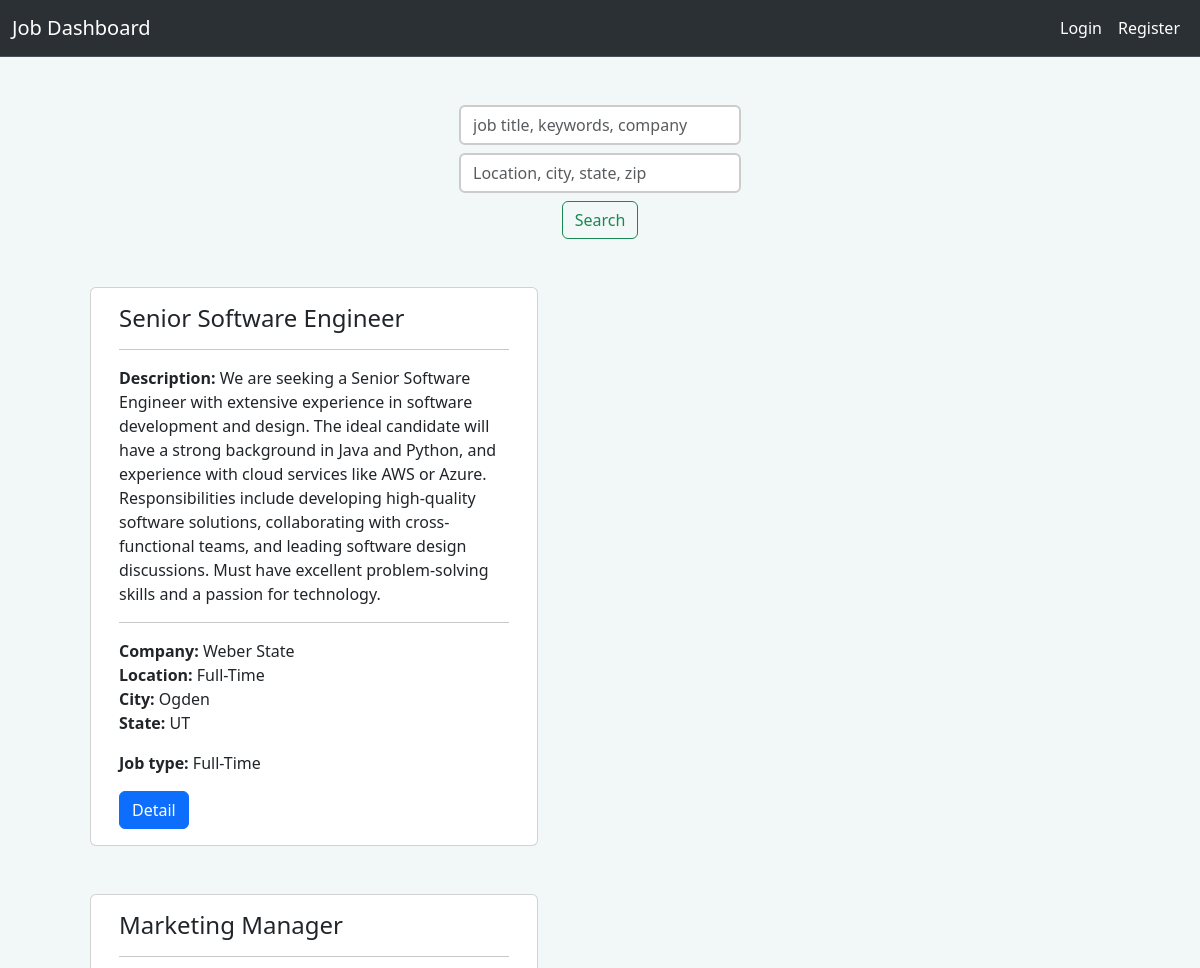
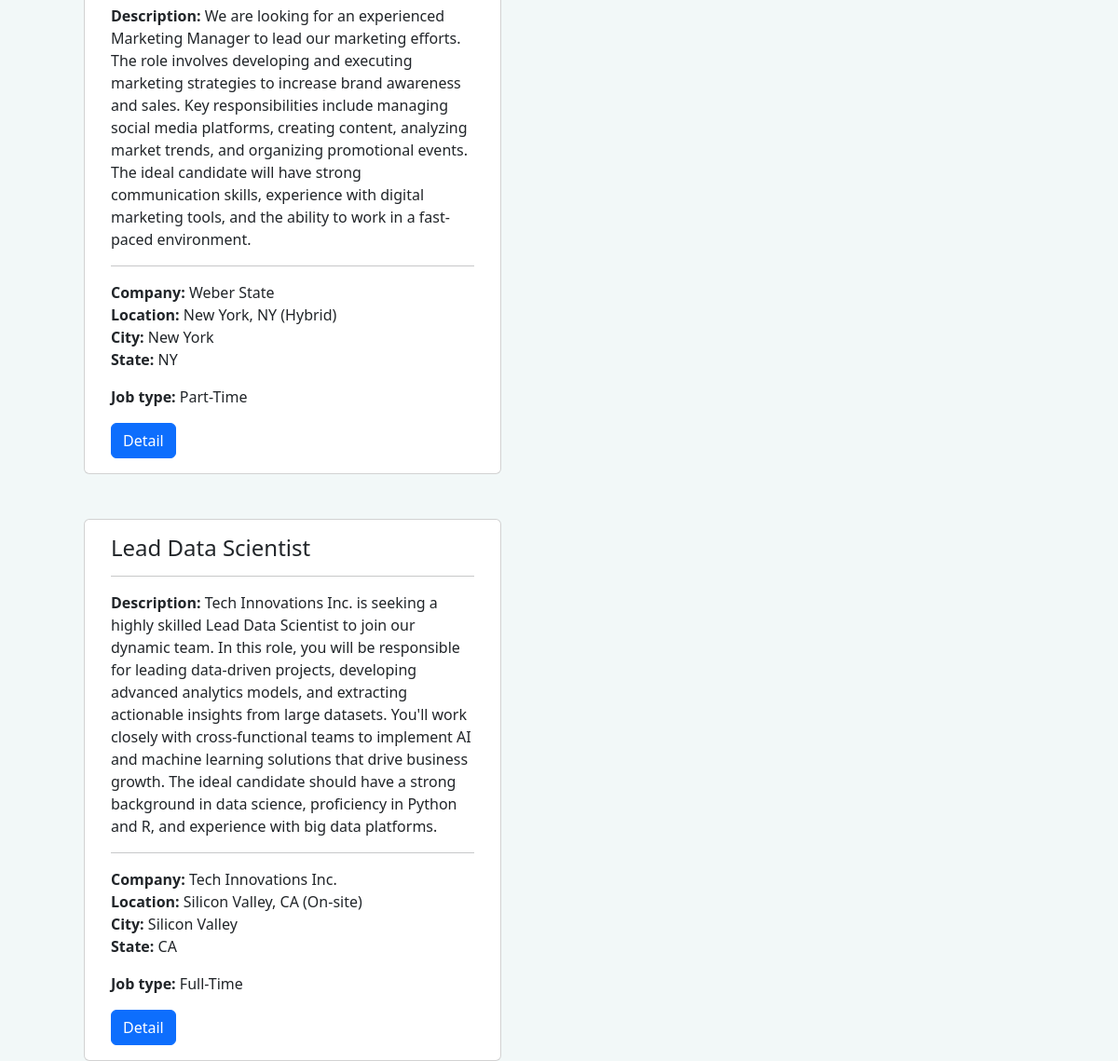
The page / on the database its author committed (2 pictures, top to bottom).
### mainsite/models.py (models this page shows, shortened)
class Job(models.Model):
    title = models.CharField(max_length=500)
    job_type = models.CharField(max_length=100) #parttime, fulltime, intern, ....
    location = models.CharField(max_length=100) #remote, hybrid, on-site
    address = models.ForeignKey(Address, on_delete=models.CASCADE, related_name='job_location')
    description = models.TextField(max_length=2000)
    job_url = models.CharField(max_length=1000)
    employer = models.ForeignKey(EmployerProfile, on_delete=models.CASCADE, related_name='jobs')
    applicants = models.ManyToManyField(ApplicantProfile, related_name='applied_jobs', null=True, blank = True)

class EmployerProfile(models.Model):
    user = models.OneToOneField(User, on_delete=models.CASCADE, related_name='employer_profile')
    name = models.CharField(default="", max_length=100)
    phone = models.CharField(default="", max_length=10)
    industry = models.CharField(default="", max_length=100)
    company_size = models.PositiveIntegerField(default=0)
    found_date = models.DateField(default=date(2000, 1, 1))
    company_url = models.CharField(default="", max_length=500)
    description = models.TextField(default="", max_length=2000)
    address = models.ForeignKey(Address, on_delete=models.CASCADE, related_name='employer_addresses', null=True,
                                blank=True)
    is_verify = models.BooleanField(default=False)

class Address(models.Model):
    street = models.CharField(default="", max_length=200)
    city = models.CharField(default="", max_length=200)
    state = models.CharField(default="", max_length=2)
    zip = models.CharField(default="", max_length=5)

### mainsite/views.py (the view, shortened to what this page needs)
# urls.py: path('', mainsite_views.homepage, name='home'),
def homepage(request):
    job_list = Job.objects.all()
    profile_id = 0
    job = request.GET.get('job', '')
    address = request.GET.get('address', '')
    if address:
        job_list = job_list.filter(
            Q(address__zip__icontains = address)|
            Q(address__city__icontains = address)|
            Q(address__state__icontains = address))
    role = ""
    return render(request, 'mainpage/index.html', {'role': role, 'job_list': job_list})

### mainsite/templates/mainpage/index.html (shortened to what this page needs)
{% extends "mainpage/nav.html" %}
{% block body %}
<div class="containe mt-5">
    <div class="row">
        <div class="col-md-3 mx-auto">
            <form class="d-flex flex-column justify-content-between" role="search">
                <div class="mb-2">
                    <input aria-label="Search" class="form-control  me-2 bolder-border"
                           name="job"
                           placeholder="job title, keywords, company"
                           type="search">
                </div>
                <div class="mb-2">
                    <input aria-label="Search" class="form-control me-2 bolder-border"
                           name="address"
                           placeholder="Location, city, state, zip"
                           type="search">
                </div>
                <div class="d-flex justify-content-center">
                    <button class="btn btn-outline-success" type="submit">Search</button>
                </div>
            </form>
        </div>
    </div>
    {%for job in job_list%}
    <div class="row mt-5">
        <div class="col-md-1"></div>
        <div class="card" style="width: 28rem;">
            <div class="card-body">
                <h4 class="card-title">{{ job.title }}</h4>
                <hr>
                <strong>Description: </strong>{{ job.description }}
                <hr>
                <p>
                    <strong>Company: </strong>{{job.employer.name}}
                    <br>
                    <strong>Location:</strong> {{ job.location }}
                    <br>
                    <strong>City:</strong> {{ job.address.city }}
                    <br>
                    <strong>State:</strong> {{ job.address.state }}
                </p>
                <p>
                    <strong>Job type:</strong> {{ job.job_type }}
                </p>
             <a class="btn btn-primary btn-block" href="{% url 'detail' job.id %}">Detail</a>
            </div>
        </div>
    </div>
    {%endfor%}
</div>
{% endblock %}

### mainsite/templates/mainpage/nav.html (shortened to what this page needs)
{% extends "mainpage/header.html" %}
{% block content %}
<nav class="navbar navbar-expand-lg bg-body-tertiary bg-dark border-bottom border-body" data-bs-theme="dark">
  <div class="container-fluid">
    <a class="navbar-brand" href={% url 'home'%}>Job Dashboard</a>
    <div class="collapse navbar-collapse" id="navbarNav">
      <ul class="navbar-nav ms-auto">
        {% if user.is_authenticated %}
          {%if role == "Employer"%}
          <li class="nav-item">
            <a class="nav-link active" href = {% url 'job_posting' %}>Post jobs</a>
          </li>
          <li class="nav-item">
            <a class="nav-link active" href = {% url 'job_listing' %}>Job List</a>
          </li>
          {%endif%}
          {%if role == "Applicant"%}
          <li class="nav-item">
            <a class="nav-link active" href = {% url 'resume_create' %}>Create Resume</a>
          </li>
          {%endif%}
           <li class="nav-item">
            <a class="nav-link active" href= {% url 'profile'%}>Profile</a>
          </li>
          <li class="nav-item">
            <a class="nav-link active" href={% url 'logout'%}>Logout</a>
          </li>
        {%else%}
        <li class="nav-item">
          <a class="nav-link active" aria-current="page" href={% url  'login'%}>Login</a>
        </li>
        <li class="nav-item">
          <a class="nav-link active" aria-current="page" href={% url 'register'%}>Register</a>
        </li>
        {%endif%}
      </ul>
    </div>
  </div>
</nav>
{% block body %}
{% endblock %}
{% endblock %}

### mainsite/templates/mainpage/header.html (shortened to what this page needs)
{% load static %}
<!doctype html>
<html lang="en">
<head>
    <link rel="stylesheet" href="{% static 'mainsite/style.css' %}">
    <link href="https://cdn.jsdelivr.net/npm/bootstrap@5.3.1/dist/css/bootstrap.min.css" rel="stylesheet">
</head>
<body>
    {% block content %}
    {% endblock %}
</body>
</html>

### mainsite/static/mainsite/style.css (style rules this page uses)
.bolder-border { border: 2px solid #ccc !important; }
body { font-family: 'Roboto', sans-serif; background-color: #f2f8f8 !important; color: #685b5b !important; line-height: 1.6; }

### rows shown on the page
Job: title "Senior Software Engineer", description "We are seeking a Senior Software Engineer with extensive experience in software development and design. The ideal candidate will have a strong background in Java and Python, and experience with cloud services like AWS or Azure. Responsibilities include developing high-quality software solutions, collaborating with cross-functional teams, and leading software design discussions. Must have excellent problem-solving skills and a passion for technology.", employer.name "Weber State", location "Full-Time", address.city "Ogden", address.state "UT", job_type "Full-Time"
Job: title "Marketing Manager", description "We are looking for an experienced Marketing Manager to lead our marketing efforts. The role involves developing and executing marketing strategies to increase brand awareness and sales. Key responsibilities include managing social media platforms, creating content, analyzing market trends, and organizing promotional events. The ideal candidate will have strong communication skills, experience with digital marketing tools, and the ability to work in a fast-paced environment.", employer.name "Weber State", location "New York, NY (Hybrid)", address.city "New York", address.state "NY", job_type "Part-Time"
Job: title "Lead Data Scientist", description "Tech Innovations Inc. is seeking a highly skilled Lead Data Scientist to join our dynamic team. In this role, you will be responsible for leading data-driven projects, developing advanced analytics models, and extracting actionable insights from large datasets. You'll work closely with cross-functional teams to implement AI and machine learning solutions that drive business growth. The ideal candidate should have a strong background in data science, proficiency in Python and R, and experience with big data platforms.", employer.name "Tech Innovations Inc.", location "Silicon Valley, CA (On-site)", address.city "Silicon Valley", address.state "CA", job_type "Full-Time"
